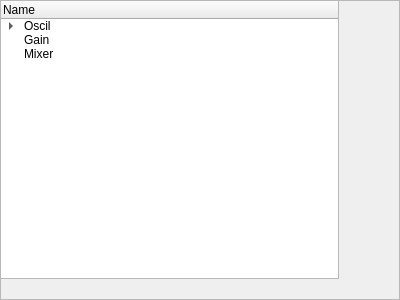
<?xml version="1.0" encoding="UTF-8"?>
<ui version="4.0">
 <class>Frame</class>
 <widget class="QFrame" name="Frame">
  <property name="geometry">
   <rect>
    <x>0</x>
    <y>0</y>
    <width>400</width>
    <height>300</height>
   </rect>
  </property>
  <property name="sizePolicy">
   <sizepolicy hsizetype="Preferred" vsizetype="Expanding">
    <horstretch>0</horstretch>
    <verstretch>0</verstretch>
   </sizepolicy>
  </property>
  <property name="windowTitle">
   <string>Frame</string>
  </property>
  <property name="frameShape">
   <enum>QFrame::StyledPanel</enum>
  </property>
  <property name="frameShadow">
   <enum>QFrame::Raised</enum>
  </property>
  <widget class="QTreeWidget" name="sndobjs">
   <property name="geometry">
    <rect>
     <x>0</x>
     <y>0</y>
     <width>339</width>
     <height>279</height>
    </rect>
   </property>
   <property name="sizePolicy">
    <sizepolicy hsizetype="Expanding" vsizetype="Expanding">
     <horstretch>0</horstretch>
     <verstretch>0</verstretch>
    </sizepolicy>
   </property>
   <property name="dragEnabled">
    <bool>true</bool>
   </property>
   <column>
    <property name="text">
     <string>Name</string>
    </property>
   </column>
   <item>
    <property name="text">
     <string>Oscil</string>
    </property>
    <item>
     <property name="text">
      <string>Oscili</string>
     </property>
     <item>
      <property name="text">
       <string>Blank</string>
      </property>
     </item>
    </item>
   </item>
   <item>
    <property name="text">
     <string>Gain</string>
    </property>
   </item>
   <item>
    <property name="text">
     <string>Mixer</string>
    </property>
   </item>
  </widget>
 </widget>
 <resources/>
 <connections/>
</ui>
